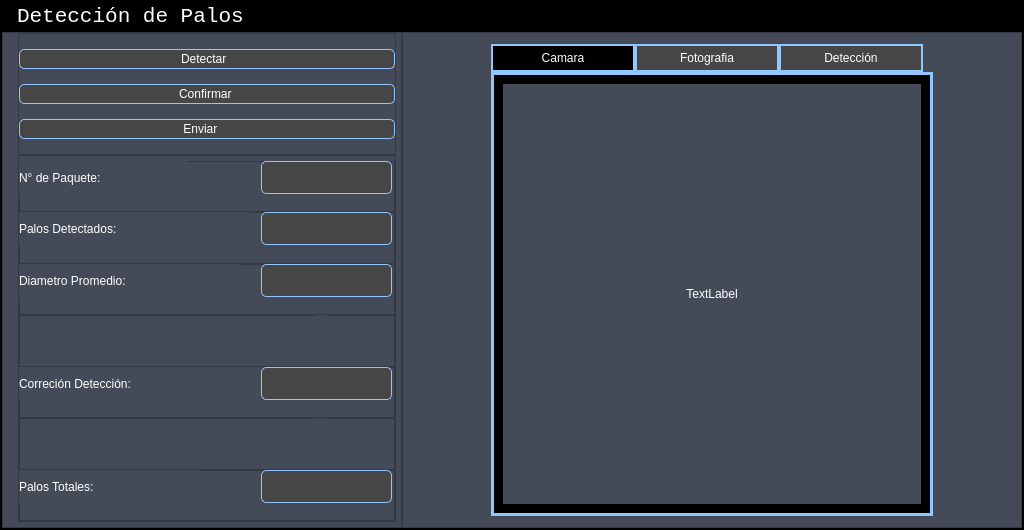
<?xml version="1.0" encoding="UTF-8"?>
<ui version="4.0">
 <class>MainWindow</class>
 <widget class="QMainWindow" name="MainWindow">
  <property name="geometry">
   <rect>
    <x>0</x>
    <y>0</y>
    <width>1024</width>
    <height>530</height>
   </rect>
  </property>
  <property name="sizePolicy">
   <sizepolicy hsizetype="Expanding" vsizetype="Expanding">
    <horstretch>0</horstretch>
    <verstretch>0</verstretch>
   </sizepolicy>
  </property>
  <property name="windowTitle">
   <string>MainWindow</string>
  </property>
  <property name="styleSheet">
   <string notr="true"/>
  </property>
  <widget class="QWidget" name="centralwidget">
   <property name="styleSheet">
    <string notr="true">background-color: rgb(0, 0, 0);</string>
   </property>
   <layout class="QVBoxLayout" name="verticalLayout">
    <property name="spacing">
     <number>0</number>
    </property>
    <property name="leftMargin">
     <number>0</number>
    </property>
    <property name="topMargin">
     <number>0</number>
    </property>
    <property name="rightMargin">
     <number>0</number>
    </property>
    <property name="bottomMargin">
     <number>0</number>
    </property>
    <item>
     <widget class="QFrame" name="frame">
      <property name="styleSheet">
       <string notr="true">QLabel{
color:rgb(255, 255,255);
}</string>
      </property>
      <property name="frameShape">
       <enum>QFrame::StyledPanel</enum>
      </property>
      <property name="frameShadow">
       <enum>QFrame::Raised</enum>
      </property>
      <layout class="QVBoxLayout" name="verticalLayout_2" stretch="1,0">
       <property name="spacing">
        <number>0</number>
       </property>
       <property name="leftMargin">
        <number>0</number>
       </property>
       <property name="topMargin">
        <number>0</number>
       </property>
       <property name="rightMargin">
        <number>0</number>
       </property>
       <property name="bottomMargin">
        <number>0</number>
       </property>
       <item>
        <widget class="QFrame" name="frame_superior">
         <property name="maximumSize">
          <size>
           <width>16777215</width>
           <height>30</height>
          </size>
         </property>
         <property name="styleSheet">
          <string notr="true">QFrame{
background-color: rgb(0, 0, 0);
}

QPushButton{
border:0px;
background-color:#93C6FF;
}

QPushButton:hover{
border:5px;
border-color:rgb(170, 4, 7);
background-color: rgb(170, 4, 7);
}
QLabel{
font: 16pt &quot;Consolas&quot;;
}
</string>
         </property>
         <property name="frameShape">
          <enum>QFrame::StyledPanel</enum>
         </property>
         <property name="frameShadow">
          <enum>QFrame::Raised</enum>
         </property>
         <layout class="QHBoxLayout" name="horizontalLayout">
          <property name="spacing">
           <number>5</number>
          </property>
          <property name="leftMargin">
           <number>15</number>
          </property>
          <property name="topMargin">
           <number>5</number>
          </property>
          <property name="rightMargin">
           <number>2</number>
          </property>
          <property name="bottomMargin">
           <number>5</number>
          </property>
          <item>
           <widget class="QLabel" name="label">
            <property name="font">
             <font>
              <family>Consolas</family>
              <pointsize>16</pointsize>
              <weight>50</weight>
              <italic>false</italic>
              <bold>false</bold>
             </font>
            </property>
            <property name="styleSheet">
             <string notr="true"/>
            </property>
            <property name="text">
             <string>Detección de Palos </string>
            </property>
           </widget>
          </item>
          <item>
           <spacer name="horizontalSpacer">
            <property name="orientation">
             <enum>Qt::Horizontal</enum>
            </property>
            <property name="sizeHint" stdset="0">
             <size>
              <width>477</width>
              <height>17</height>
             </size>
            </property>
           </spacer>
          </item>
         </layout>
        </widget>
       </item>
       <item>
        <widget class="QFrame" name="frame_inferior">
         <property name="styleSheet">
          <string notr="true"/>
         </property>
         <property name="frameShape">
          <enum>QFrame::StyledPanel</enum>
         </property>
         <property name="frameShadow">
          <enum>QFrame::Raised</enum>
         </property>
         <layout class="QHBoxLayout" name="horizontalLayout_2">
          <property name="spacing">
           <number>0</number>
          </property>
          <property name="leftMargin">
           <number>0</number>
          </property>
          <property name="topMargin">
           <number>0</number>
          </property>
          <property name="rightMargin">
           <number>0</number>
          </property>
          <property name="bottomMargin">
           <number>0</number>
          </property>
          <item>
           <widget class="QFrame" name="frame_datos">
            <property name="minimumSize">
             <size>
              <width>400</width>
              <height>0</height>
             </size>
            </property>
            <property name="maximumSize">
             <size>
              <width>400</width>
              <height>16777215</height>
             </size>
            </property>
            <property name="styleSheet">
             <string notr="true">QFrame{
background-color: rgb(69, 74, 88);
}
</string>
            </property>
            <property name="frameShape">
             <enum>QFrame::StyledPanel</enum>
            </property>
            <property name="frameShadow">
             <enum>QFrame::Raised</enum>
            </property>
            <layout class="QVBoxLayout" name="verticalLayout_4" stretch="2,6">
             <property name="spacing">
              <number>0</number>
             </property>
             <property name="leftMargin">
              <number>15</number>
             </property>
             <property name="topMargin">
              <number>0</number>
             </property>
             <property name="rightMargin">
              <number>5</number>
             </property>
             <property name="bottomMargin">
              <number>5</number>
             </property>
             <item>
              <widget class="QFrame" name="frame_botones">
               <property name="maximumSize">
                <size>
                 <width>16777215</width>
                 <height>150</height>
                </size>
               </property>
               <property name="styleSheet">
                <string notr="true">QFrame{
background-color: rgb(69, 74, 88);
}

QPushButton{
font: 14pt &quot;Consolas&quot;;
color:rgb(255, 255,255);
border:1px solid #93C6FF;
background-color: rgb(70, 70, 70);
border-radius:5px;

}
QPushButton:hover{
background-color: rgb(0, 0, 0);
border:1px solid #93C6FF;
}
</string>
               </property>
               <property name="frameShape">
                <enum>QFrame::StyledPanel</enum>
               </property>
               <property name="frameShadow">
                <enum>QFrame::Raised</enum>
               </property>
               <layout class="QVBoxLayout" name="verticalLayout_5">
                <property name="spacing">
                 <number>0</number>
                </property>
                <property name="leftMargin">
                 <number>0</number>
                </property>
                <property name="topMargin">
                 <number>0</number>
                </property>
                <property name="rightMargin">
                 <number>0</number>
                </property>
                <property name="bottomMargin">
                 <number>0</number>
                </property>
                <item>
                 <widget class="QPushButton" name="button_detect">
                  <property name="minimumSize">
                   <size>
                    <width>0</width>
                    <height>20</height>
                   </size>
                  </property>
                  <property name="layoutDirection">
                   <enum>Qt::RightToLeft</enum>
                  </property>
                  <property name="text">
                   <string>Detectar  </string>
                  </property>
                  <property name="icon">
                   <iconset>
                    <normaloff>images/inteligencia-artificial.png</normaloff>images/inteligencia-artificial.png</iconset>
                  </property>
                  <property name="iconSize">
                   <size>
                    <width>35</width>
                    <height>35</height>
                   </size>
                  </property>
                 </widget>
                </item>
                <item>
                 <widget class="QPushButton" name="button_conf">
                  <property name="minimumSize">
                   <size>
                    <width>0</width>
                    <height>20</height>
                   </size>
                  </property>
                  <property name="layoutDirection">
                   <enum>Qt::RightToLeft</enum>
                  </property>
                  <property name="text">
                   <string>Confirmar </string>
                  </property>
                  <property name="icon">
                   <iconset>
                    <normaloff>images/confirmar.png</normaloff>images/confirmar.png</iconset>
                  </property>
                  <property name="iconSize">
                   <size>
                    <width>35</width>
                    <height>35</height>
                   </size>
                  </property>
                 </widget>
                </item>
                <item>
                 <widget class="QPushButton" name="button_send">
                  <property name="minimumSize">
                   <size>
                    <width>0</width>
                    <height>20</height>
                   </size>
                  </property>
                  <property name="layoutDirection">
                   <enum>Qt::RightToLeft</enum>
                  </property>
                  <property name="text">
                   <string>Enviar    </string>
                  </property>
                  <property name="icon">
                   <iconset>
                    <normaloff>images/enviar.png</normaloff>images/enviar.png</iconset>
                  </property>
                  <property name="iconSize">
                   <size>
                    <width>30</width>
                    <height>30</height>
                   </size>
                  </property>
                 </widget>
                </item>
               </layout>
              </widget>
             </item>
             <item>
              <widget class="QFrame" name="frame_2">
               <property name="styleSheet">
                <string notr="true">QFrame{
background-color: rgb(69, 74, 88);
}
QPushButton{
background-color: rgb(69, 74, 88);
border-radius:20px;
}
QPushButton:hover{
background-color: rgb(0, 0, 0);
}
QLabel{
font: 13pt &quot;Consolas&quot;;
color: rgb(255, 255,255);
}

QLineEdit{
border:1px solid #93C6FF;
border-radius:5px;
background-color: rgb(70, 70, 70);
font: 12pt &quot;Consolas&quot;;
color: rgb(255, 255,255);
}

QTextBrowser{
border-radius:5px;
border:1px solid #93C6FF;
background-color: rgb(70, 70, 70);
font: 12pt &quot;Consolas&quot;;
color: rgb(255, 255,255);
}</string>
               </property>
               <property name="frameShape">
                <enum>QFrame::StyledPanel</enum>
               </property>
               <property name="frameShadow">
                <enum>QFrame::Raised</enum>
               </property>
               <layout class="QVBoxLayout" name="verticalLayout_8">
                <property name="spacing">
                 <number>0</number>
                </property>
                <property name="leftMargin">
                 <number>0</number>
                </property>
                <property name="topMargin">
                 <number>5</number>
                </property>
                <property name="rightMargin">
                 <number>0</number>
                </property>
                <property name="bottomMargin">
                 <number>0</number>
                </property>
                <item>
                 <widget class="QFrame" name="frame_11">
                  <property name="minimumSize">
                   <size>
                    <width>0</width>
                    <height>35</height>
                   </size>
                  </property>
                  <property name="frameShape">
                   <enum>QFrame::StyledPanel</enum>
                  </property>
                  <property name="frameShadow">
                   <enum>QFrame::Raised</enum>
                  </property>
                  <widget class="QLabel" name="label_8">
                   <property name="geometry">
                    <rect>
                     <x>0</x>
                     <y>0</y>
                     <width>168</width>
                     <height>33</height>
                    </rect>
                   </property>
                   <property name="text">
                    <string>N° de Paquete:</string>
                   </property>
                   <property name="alignment">
                    <set>Qt::AlignLeading|Qt::AlignLeft|Qt::AlignVCenter</set>
                   </property>
                  </widget>
                  <widget class="QLineEdit" name="in_npackage">
                   <property name="geometry">
                    <rect>
                     <x>242</x>
                     <y>0</y>
                     <width>131</width>
                     <height>33</height>
                    </rect>
                   </property>
                   <property name="minimumSize">
                    <size>
                     <width>0</width>
                     <height>33</height>
                    </size>
                   </property>
                  </widget>
                 </widget>
                </item>
                <item>
                 <widget class="QFrame" name="frame_12">
                  <property name="minimumSize">
                   <size>
                    <width>0</width>
                    <height>35</height>
                   </size>
                  </property>
                  <property name="frameShape">
                   <enum>QFrame::StyledPanel</enum>
                  </property>
                  <property name="frameShadow">
                   <enum>QFrame::Raised</enum>
                  </property>
                  <widget class="QLabel" name="label_9">
                   <property name="geometry">
                    <rect>
                     <x>0</x>
                     <y>0</y>
                     <width>231</width>
                     <height>33</height>
                    </rect>
                   </property>
                   <property name="minimumSize">
                    <size>
                     <width>0</width>
                     <height>33</height>
                    </size>
                   </property>
                   <property name="text">
                    <string>Palos Detectados:</string>
                   </property>
                  </widget>
                  <widget class="QTextBrowser" name="out_sticks">
                   <property name="geometry">
                    <rect>
                     <x>242</x>
                     <y>0</y>
                     <width>131</width>
                     <height>33</height>
                    </rect>
                   </property>
                   <property name="sizePolicy">
                    <sizepolicy hsizetype="Expanding" vsizetype="Expanding">
                     <horstretch>0</horstretch>
                     <verstretch>0</verstretch>
                    </sizepolicy>
                   </property>
                   <property name="minimumSize">
                    <size>
                     <width>0</width>
                     <height>33</height>
                    </size>
                   </property>
                   <property name="font">
                    <font>
                     <family>Consolas</family>
                     <pointsize>12</pointsize>
                     <weight>50</weight>
                     <italic>false</italic>
                     <bold>false</bold>
                    </font>
                   </property>
                  </widget>
                 </widget>
                </item>
                <item>
                 <widget class="QFrame" name="frame_13">
                  <property name="minimumSize">
                   <size>
                    <width>0</width>
                    <height>35</height>
                   </size>
                  </property>
                  <property name="frameShape">
                   <enum>QFrame::StyledPanel</enum>
                  </property>
                  <property name="frameShadow">
                   <enum>QFrame::Raised</enum>
                  </property>
                  <widget class="QLabel" name="label_10">
                   <property name="geometry">
                    <rect>
                     <x>0</x>
                     <y>0</y>
                     <width>221</width>
                     <height>33</height>
                    </rect>
                   </property>
                   <property name="minimumSize">
                    <size>
                     <width>0</width>
                     <height>33</height>
                    </size>
                   </property>
                   <property name="text">
                    <string>Diametro Promedio:</string>
                   </property>
                  </widget>
                  <widget class="QTextBrowser" name="out_diameter">
                   <property name="geometry">
                    <rect>
                     <x>242</x>
                     <y>0</y>
                     <width>131</width>
                     <height>33</height>
                    </rect>
                   </property>
                   <property name="minimumSize">
                    <size>
                     <width>0</width>
                     <height>33</height>
                    </size>
                   </property>
                  </widget>
                 </widget>
                </item>
                <item>
                 <widget class="QFrame" name="frame_14">
                  <property name="minimumSize">
                   <size>
                    <width>0</width>
                    <height>44</height>
                   </size>
                  </property>
                  <property name="frameShape">
                   <enum>QFrame::StyledPanel</enum>
                  </property>
                  <property name="frameShadow">
                   <enum>QFrame::Raised</enum>
                  </property>
                  <widget class="QPushButton" name="button_plas">
                   <property name="geometry">
                    <rect>
                     <x>280</x>
                     <y>0</y>
                     <width>43</width>
                     <height>43</height>
                    </rect>
                   </property>
                   <property name="styleSheet">
                    <string notr="true"/>
                   </property>
                   <property name="text">
                    <string/>
                   </property>
                   <property name="icon">
                    <iconset>
                     <normaloff>images/mas (2).png</normaloff>images/mas (2).png</iconset>
                   </property>
                   <property name="iconSize">
                    <size>
                     <width>55</width>
                     <height>55</height>
                    </size>
                   </property>
                  </widget>
                 </widget>
                </item>
                <item>
                 <widget class="QFrame" name="frame_15">
                  <property name="minimumSize">
                   <size>
                    <width>0</width>
                    <height>35</height>
                   </size>
                  </property>
                  <property name="frameShape">
                   <enum>QFrame::StyledPanel</enum>
                  </property>
                  <property name="frameShadow">
                   <enum>QFrame::Raised</enum>
                  </property>
                  <widget class="QLabel" name="label_12">
                   <property name="geometry">
                    <rect>
                     <x>0</x>
                     <y>0</y>
                     <width>261</width>
                     <height>33</height>
                    </rect>
                   </property>
                   <property name="text">
                    <string>Correción Detección:</string>
                   </property>
                  </widget>
                  <widget class="QTextBrowser" name="out_correction">
                   <property name="geometry">
                    <rect>
                     <x>242</x>
                     <y>0</y>
                     <width>131</width>
                     <height>33</height>
                    </rect>
                   </property>
                   <property name="minimumSize">
                    <size>
                     <width>0</width>
                     <height>33</height>
                    </size>
                   </property>
                  </widget>
                 </widget>
                </item>
                <item>
                 <widget class="QFrame" name="frame_16">
                  <property name="minimumSize">
                   <size>
                    <width>0</width>
                    <height>44</height>
                   </size>
                  </property>
                  <property name="frameShape">
                   <enum>QFrame::StyledPanel</enum>
                  </property>
                  <property name="frameShadow">
                   <enum>QFrame::Raised</enum>
                  </property>
                  <widget class="QPushButton" name="button_less">
                   <property name="geometry">
                    <rect>
                     <x>280</x>
                     <y>0</y>
                     <width>43</width>
                     <height>43</height>
                    </rect>
                   </property>
                   <property name="sizePolicy">
                    <sizepolicy hsizetype="Fixed" vsizetype="Fixed">
                     <horstretch>0</horstretch>
                     <verstretch>0</verstretch>
                    </sizepolicy>
                   </property>
                   <property name="layoutDirection">
                    <enum>Qt::LeftToRight</enum>
                   </property>
                   <property name="styleSheet">
                    <string notr="true"/>
                   </property>
                   <property name="text">
                    <string/>
                   </property>
                   <property name="icon">
                    <iconset>
                     <normaloff>images/menos (1).png</normaloff>images/menos (1).png</iconset>
                   </property>
                   <property name="iconSize">
                    <size>
                     <width>55</width>
                     <height>55</height>
                    </size>
                   </property>
                  </widget>
                 </widget>
                </item>
                <item>
                 <widget class="QFrame" name="frame_17">
                  <property name="minimumSize">
                   <size>
                    <width>0</width>
                    <height>35</height>
                   </size>
                  </property>
                  <property name="frameShape">
                   <enum>QFrame::StyledPanel</enum>
                  </property>
                  <property name="frameShadow">
                   <enum>QFrame::Raised</enum>
                  </property>
                  <widget class="QLabel" name="label_11">
                   <property name="geometry">
                    <rect>
                     <x>0</x>
                     <y>0</y>
                     <width>181</width>
                     <height>33</height>
                    </rect>
                   </property>
                   <property name="text">
                    <string>Palos Totales:</string>
                   </property>
                  </widget>
                  <widget class="QTextBrowser" name="out_total">
                   <property name="geometry">
                    <rect>
                     <x>242</x>
                     <y>0</y>
                     <width>131</width>
                     <height>33</height>
                    </rect>
                   </property>
                   <property name="minimumSize">
                    <size>
                     <width>0</width>
                     <height>33</height>
                    </size>
                   </property>
                  </widget>
                 </widget>
                </item>
               </layout>
              </widget>
             </item>
            </layout>
           </widget>
          </item>
          <item>
           <widget class="QFrame" name="frame_imagen">
            <property name="minimumSize">
             <size>
              <width>0</width>
              <height>0</height>
             </size>
            </property>
            <property name="maximumSize">
             <size>
              <width>100000</width>
              <height>16777215</height>
             </size>
            </property>
            <property name="styleSheet">
             <string notr="true">QFrame{
background-color: rgb(69, 74, 88);
}
</string>
            </property>
            <property name="frameShape">
             <enum>QFrame::StyledPanel</enum>
            </property>
            <property name="frameShadow">
             <enum>QFrame::Raised</enum>
            </property>
            <widget class="QTabWidget" name="tabWidget">
             <property name="geometry">
              <rect>
               <x>89</x>
               <y>12</y>
               <width>442</width>
               <height>472</height>
              </rect>
             </property>
             <property name="sizePolicy">
              <sizepolicy hsizetype="Expanding" vsizetype="Expanding">
               <horstretch>0</horstretch>
               <verstretch>0</verstretch>
              </sizepolicy>
             </property>
             <property name="maximumSize">
              <size>
               <width>640</width>
               <height>600</height>
              </size>
             </property>
             <property name="styleSheet">
              <string notr="true"> QTabBar::tab {
font: 13pt &quot;Consolas&quot;;
color:rgb(255, 255,255);
border:2px solid #93C6FF;
background-color: rgb(70, 70, 70);
                min-width:130px; /* Cambia el ancho mínimo de los botones */
                padding: 5px; /* Cambia el espacio interno de los botones */         

            }

QTabBar::tab:selected {
font: 13pt &quot;Consolas&quot;;
color:rgb(255, 255,255);
background-color: rgb(0, 0, 0);    
            }
QTabWidget::pane {
 border:3px solid #93C6FF;    
background-color: rgb(70, 70, 70);    
            }</string>
             </property>
             <property name="currentIndex">
              <number>0</number>
             </property>
             <widget class="QWidget" name="tab_3">
              <attribute name="title">
               <string>Camara</string>
              </attribute>
              <layout class="QVBoxLayout" name="verticalLayout_6">
               <item>
                <widget class="QLabel" name="out_cam">
                 <property name="sizePolicy">
                  <sizepolicy hsizetype="Preferred" vsizetype="Preferred">
                   <horstretch>0</horstretch>
                   <verstretch>0</verstretch>
                  </sizepolicy>
                 </property>
                 <property name="minimumSize">
                  <size>
                   <width>300</width>
                   <height>300</height>
                  </size>
                 </property>
                 <property name="frameShape">
                  <enum>QFrame::NoFrame</enum>
                 </property>
                 <property name="text">
                  <string>TextLabel</string>
                 </property>
                 <property name="alignment">
                  <set>Qt::AlignCenter</set>
                 </property>
                </widget>
               </item>
              </layout>
             </widget>
             <widget class="QWidget" name="tab">
              <attribute name="title">
               <string>Fotografia</string>
              </attribute>
              <layout class="QVBoxLayout" name="verticalLayout_3">
               <item>
                <widget class="QLabel" name="out_img">
                 <property name="sizePolicy">
                  <sizepolicy hsizetype="Preferred" vsizetype="Preferred">
                   <horstretch>0</horstretch>
                   <verstretch>0</verstretch>
                  </sizepolicy>
                 </property>
                 <property name="minimumSize">
                  <size>
                   <width>300</width>
                   <height>300</height>
                  </size>
                 </property>
                 <property name="frameShape">
                  <enum>QFrame::NoFrame</enum>
                 </property>
                 <property name="text">
                  <string>TextLabel</string>
                 </property>
                 <property name="alignment">
                  <set>Qt::AlignCenter</set>
                 </property>
                </widget>
               </item>
              </layout>
             </widget>
             <widget class="QWidget" name="tab_2">
              <attribute name="title">
               <string>Detección</string>
              </attribute>
              <layout class="QVBoxLayout" name="verticalLayout_7">
               <item>
                <widget class="QLabel" name="out_detect">
                 <property name="sizePolicy">
                  <sizepolicy hsizetype="Minimum" vsizetype="Expanding">
                   <horstretch>0</horstretch>
                   <verstretch>0</verstretch>
                  </sizepolicy>
                 </property>
                 <property name="minimumSize">
                  <size>
                   <width>269</width>
                   <height>269</height>
                  </size>
                 </property>
                 <property name="maximumSize">
                  <size>
                   <width>640</width>
                   <height>640</height>
                  </size>
                 </property>
                 <property name="text">
                  <string>TextLabel</string>
                 </property>
                 <property name="alignment">
                  <set>Qt::AlignCenter</set>
                 </property>
                </widget>
               </item>
              </layout>
             </widget>
            </widget>
           </widget>
          </item>
         </layout>
        </widget>
       </item>
      </layout>
     </widget>
    </item>
   </layout>
  </widget>
 </widget>
 <resources/>
 <connections/>
</ui>
